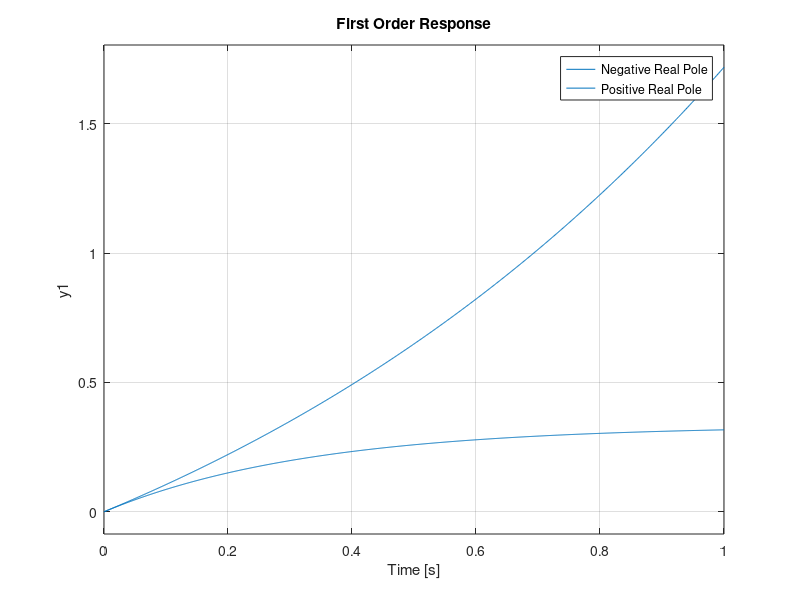
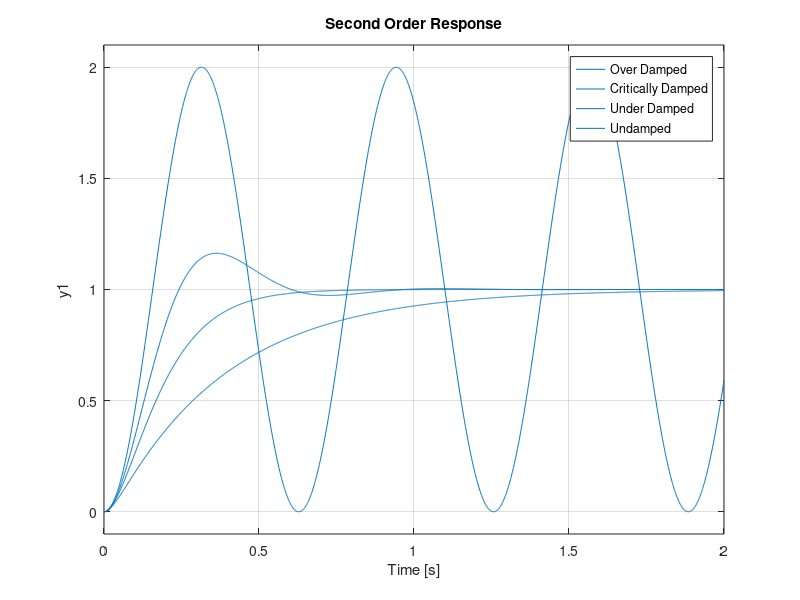

These charts were generated, in order, by the following MATLAB code:
% First order system
t1 = 0:.001:1;
stable = tf(1,[1 3]);
unstable = tf(1,[1 -1]);
figure(1)
step(stable,t1);
hold on
step(unstable,t1);
hold off
legend('Negative Real Pole','Positive Real Pole')
title('First Order Response')

% Second order systems
zeta = [2 1 .5 0];
wn = 10;
t2 = 0:.001:2;
figure(2)
for i = 1:length(zeta)
    second = tf(wn^2,[1 2*zeta(i)*wn wn^2]);
    step(second,t2);
    hold on
end
title('Second Order Response')
legend('Over Damped','Critically Damped','Under Damped','Undamped');
hold off